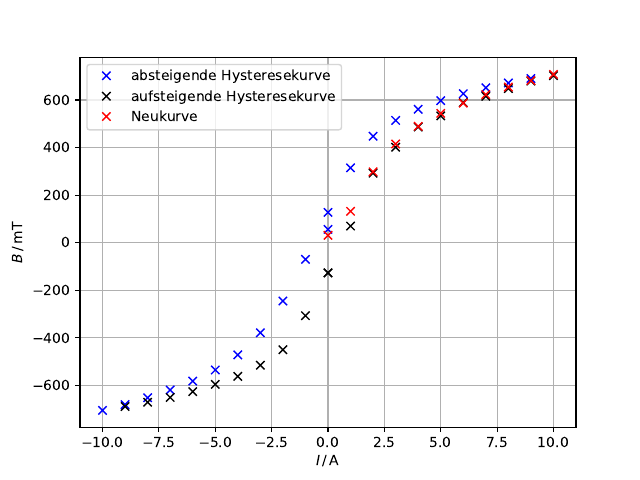

This chart was generated by the following Python code:
import matplotlib.pyplot as plt
import numpy as np

a, b = np.genfromtxt('torus1.txt', unpack=True)
c, d = np.genfromtxt('torus2.txt', unpack=True)
e, f = np.genfromtxt('torus3.txt', unpack=True)

# ypos = [706.65, 91.7]
#
# for yc in ypos:
#     plt.axhline(y=yc, color='xkcd:grey', linestyle='--')
#
# plt.axvline(x=-0.55, color='xkcd:grey', linestyle='--')

plt.plot(c, d, 'bx', label='absteigende Hysteresekurve')
plt.plot(e, f, 'kx', label='aufsteigende Hysteresekurve')
plt.plot(a, b, 'rx', label='Neukurve')
plt.xlabel(r'$I \,/\, \mathrm{A}$')
plt.ylabel(r'$B \,/\, \mathrm{mT}$')

plt.grid()
plt.legend()
# plt.show()
plt.savefig('torus.pdf')
